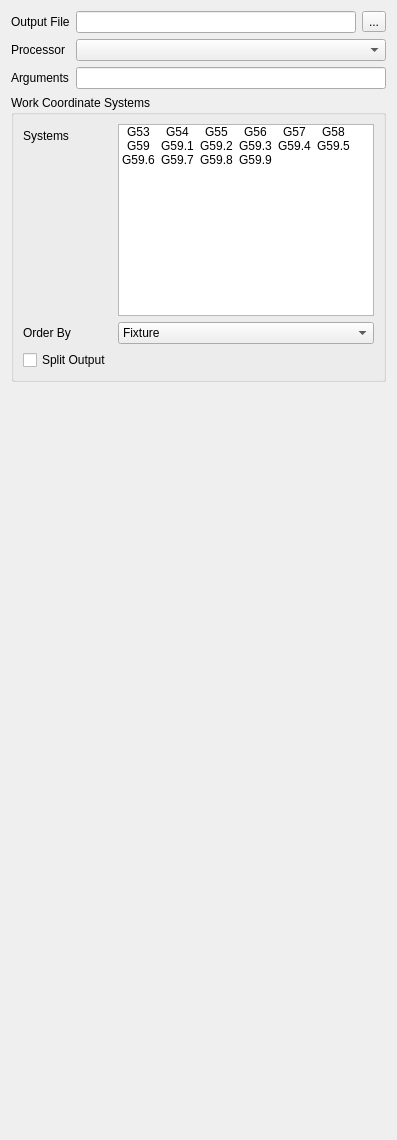
  <widget class="QWidget" name="tabOutput">
   <attribute name="title">
    <string>Output</string>
   </attribute>
   <layout class="QGridLayout" name="gridLayout">
    <item row="0" column="0">
     <widget class="QLabel" name="label_9">
      <property name="text">
       <string>Output File</string>
      </property>
     </widget>
    </item>
    <item row="0" column="1">
     <widget class="QLineEdit" name="postProcessorOutputFile">
      <property name="toolTip">
       <string>&lt;html&gt;&lt;head/&gt;&lt;body&gt;&lt;p&gt;Enter a path and optionally file name (see below) to be used as the default for the post processor export.&lt;/p&gt;&lt;p&gt;The following substitutions are performed before the name is resolved at the time of the post processing:&lt;/p&gt;&lt;p&gt;%D ... directory of the active document&lt;br/&gt;%d ... name of the active document (with extension)&lt;br/&gt;%M ... user macro directory&lt;br/&gt;%j ... name of the active Job object&lt;/p&gt;&lt;p&gt;The following example store all files with the same name as the document the directory /home/freecad (please remove quotes):&lt;/p&gt;&lt;p&gt;&amp;quot;/home/cnc/%d.g-code&amp;quot;&lt;/p&gt;&lt;p&gt;See the file save policy below on how to deal with name conflicts.&lt;/p&gt;&lt;/body&gt;&lt;/html&gt;</string>
      </property>
     </widget>
    </item>
    <item row="2" column="1" colspan="2">
     <widget class="QLineEdit" name="postProcessorArguments">
      <property name="toolTip">
       <string>&lt;html&gt;&lt;head/&gt;&lt;body&gt;&lt;p&gt;Optional arguments passed to the Post Processor. The arguments are specific for each Post Processor, please see it's documentation for details.&lt;/p&gt;&lt;/body&gt;&lt;/html&gt;</string>
      </property>
     </widget>
    </item>
    <item row="5" column="0">
     <spacer name="verticalSpacer">
      <property name="orientation">
       <enum>Qt::Vertical</enum>
      </property>
      <property name="sizeHint" stdset="0">
       <size>
        <width>20</width>
        <height>747</height>
       </size>
      </property>
     </spacer>
    </item>
    <item row="0" column="2">
     <widget class="QToolButton" name="postProcessorSetOutputFile">
      <property name="text">
       <string>...</string>
      </property>
     </widget>
    </item>
    <item row="1" column="0">
     <widget class="QLabel" name="label_10">
      <property name="text">
       <string>Processor</string>
      </property>
     </widget>
    </item>
    <item row="1" column="1" colspan="2">
     <widget class="QComboBox" name="postProcessor"/>
    </item>
    <item row="2" column="0">
     <widget class="QLabel" name="label_11">
      <property name="text">
       <string>Arguments</string>
      </property>
     </widget>
    </item>
    <item row="4" column="0" colspan="3">
     <widget class="QGroupBox" name="groupBox_7">
      <property name="sizePolicy">
       <sizepolicy hsizetype="Preferred" vsizetype="Expanding">
        <horstretch>0</horstretch>
        <verstretch>0</verstretch>
       </sizepolicy>
      </property>
      <property name="title">
       <string>Work Coordinate Systems</string>
      </property>
      <layout class="QFormLayout" name="formLayout_4">
       <item row="2" column="1">
        <widget class="QComboBox" name="orderBy">
         <property name="toolTip">
          <string>&lt;html&gt;&lt;head/&gt;&lt;body&gt;&lt;p&gt;Ordering by Fixture, will cause all operations to be performed in the first coordinate system before switching to the second. Then all operations will be performed there in the same order.&lt;/p&gt;&lt;p&gt;This is useful if the operator can safely load work into one coordinate system while the machine is doing work in another.&lt;/p&gt;&lt;p&gt;Ordering by Tool, will minimize the Tool Changes. A tool change will be done, then all operations in all coordinate systems before changing tools.&lt;/p&gt;&lt;p&gt;Ordering by operation will do each operation in all coordinate systems before moving to the next operation. This is especially useful in conjunction with the 'split output' even with only a single work coordinate system since it will put each operation into a separate file&lt;/p&gt;&lt;/body&gt;&lt;/html&gt;</string>
         </property>
         <item>
          <property name="text">
           <string>Fixture</string>
          </property>
         </item>
         <item>
          <property name="text">
           <string>Tool</string>
          </property>
         </item>
         <item>
          <property name="text">
           <string>Operation</string>
          </property>
         </item>
        </widget>
       </item>
       <item row="0" column="0">
        <widget class="QLabel" name="label">
         <property name="text">
          <string>Systems</string>
         </property>
        </widget>
       </item>
       <item row="2" column="0">
        <widget class="QLabel" name="label_2">
         <property name="text">
          <string>Order By</string>
         </property>
        </widget>
       </item>
       <item row="0" column="1">
        <widget class="QListWidget" name="wcslist">
         <property name="sizePolicy">
          <sizepolicy hsizetype="Expanding" vsizetype="Preferred">
           <horstretch>0</horstretch>
           <verstretch>0</verstretch>
          </sizepolicy>
         </property>
         <property name="minimumSize">
          <size>
           <width>0</width>
           <height>0</height>
          </size>
         </property>
         <property name="toolTip">
          <string>&lt;html&gt;&lt;head/&gt;&lt;body&gt;&lt;p&gt;&lt;span style=&quot; font-style:italic;&quot;&gt;Work Coordinate Systems&lt;/span&gt; also called &lt;span style=&quot; font-style:italic;&quot;&gt;Work Offsets&lt;/span&gt;, &lt;span style=&quot; font-style:italic;&quot;&gt;Fixture Offsets&lt;/span&gt;, or &lt;span style=&quot; font-style:italic;&quot;&gt;Fixtures &lt;/span&gt;are useful for building efficient production jobs where the same part is done many times on the machine.&lt;/p&gt;&lt;p&gt;FreeCAD has no knowledge of where a particular coordinate system exists within the machine coordinate system so adding additional coordinate systems to your job will have no visual change within your job. It will, however, change your gcode output. The exact way in which the output is affected is controlled by the 'order by' setting.&lt;/p&gt;&lt;/body&gt;&lt;/html&gt;</string>
         </property>
         <property name="resizeMode">
          <enum>QListView::Adjust</enum>
         </property>
         <property name="spacing">
          <number>0</number>
         </property>
         <property name="viewMode">
          <enum>QListView::IconMode</enum>
         </property>
         <property name="modelColumn">
          <number>0</number>
         </property>
         <property name="uniformItemSizes">
          <bool>true</bool>
         </property>
         <item>
          <property name="text">
           <string>G53</string>
          </property>
          <property name="checkState">
           <enum>Unchecked</enum>
          </property>
         </item>
         <item>
          <property name="text">
           <string>G54</string>
          </property>
          <property name="checkState">
           <enum>Unchecked</enum>
          </property>
         </item>
         <item>
          <property name="text">
           <string>G55</string>
          </property>
          <property name="checkState">
           <enum>Unchecked</enum>
          </property>
         </item>
         <item>
          <property name="text">
           <string>G56</string>
          </property>
          <property name="checkState">
           <enum>Unchecked</enum>
          </property>
         </item>
         <item>
          <property name="text">
           <string>G57</string>
          </property>
          <property name="checkState">
           <enum>Unchecked</enum>
          </property>
         </item>
         <item>
          <property name="text">
           <string>G58</string>
          </property>
          <property name="checkState">
           <enum>Unchecked</enum>
          </property>
         </item>
         <item>
          <property name="text">
           <string>G59</string>
          </property>
          <property name="checkState">
           <enum>Unchecked</enum>
          </property>
         </item>
         <item>
          <property name="text">
           <string>G59.1</string>
          </property>
          <property name="checkState">
           <enum>Unchecked</enum>
          </property>
         </item>
         <item>
          <property name="text">
           <string>G59.2</string>
          </property>
          <property name="checkState">
           <enum>Unchecked</enum>
          </property>
         </item>
         <item>
          <property name="text">
           <string>G59.3</string>
          </property>
          <property name="checkState">
           <enum>Unchecked</enum>
          </property>
         </item>
         <item>
          <property name="text">
           <string>G59.4</string>
          </property>
          <property name="checkState">
           <enum>Unchecked</enum>
          </property>
         </item>
         <item>
          <property name="text">
           <string>G59.5</string>
          </property>
          <property name="checkState">
           <enum>Unchecked</enum>
          </property>
         </item>
         <item>
          <property name="text">
           <string>G59.6</string>
          </property>
          <property name="checkState">
           <enum>Unchecked</enum>
          </property>
         </item>
         <item>
          <property name="text">
           <string>G59.7</string>
          </property>
          <property name="checkState">
           <enum>Unchecked</enum>
          </property>
         </item>
         <item>
          <property name="text">
           <string>G59.8</string>
          </property>
          <property name="checkState">
           <enum>Unchecked</enum>
          </property>
         </item>
         <item>
          <property name="text">
           <string>G59.9</string>
          </property>
          <property name="checkState">
           <enum>Unchecked</enum>
          </property>
         </item>
        </widget>
       </item>
       <item row="3" column="0">
        <widget class="QCheckBox" name="splitOutput">
         <property name="toolTip">
          <string>&lt;html&gt;&lt;head/&gt;&lt;body&gt;&lt;p&gt;If multiple coordinate systems are in use, setting this to TRUE will cause the gcode to be written to multiple output files as controlled by the 'order by' property.  For example, if ordering by Fixture, the first output file will be for the first fixture and separate file for the second.&lt;/p&gt;&lt;p&gt;&lt;br/&gt;&lt;/p&gt;&lt;p&gt;&lt;br/&gt;&lt;/p&gt;&lt;/body&gt;&lt;/html&gt;</string>
         </property>
         <property name="whatsThis">
          <string>&lt;html&gt;&lt;head/&gt;&lt;body&gt;&lt;p&gt;If True, post-processing will create multiple output files based on the &lt;span style=&quot; font-style:italic;&quot;&gt;order by&lt;/span&gt; setting.&lt;/p&gt;&lt;p&gt;&lt;br/&gt;&lt;/p&gt;&lt;p&gt;For example, if &lt;span style=&quot; font-style:italic;&quot;&gt;order by&lt;/span&gt; is set to Tool, the first output file will contain the first tool change and all operations, in all coordinate systems, that can be done with that tool before the next tool change is called.&lt;/p&gt;&lt;p&gt;&lt;br/&gt;&lt;/p&gt;&lt;p&gt;If &lt;span style=&quot; font-style:italic;&quot;&gt;order by&lt;/span&gt; is set to &lt;span style=&quot; font-style:italic;&quot;&gt;operation&lt;/span&gt; and &lt;span style=&quot; font-style:italic;&quot;&gt;split output&lt;/span&gt; is true, each operation will be written to a separate file.&lt;/p&gt;&lt;/body&gt;&lt;/html&gt;</string>
         </property>
         <property name="text">
          <string>Split Output</string>
         </property>
        </widget>
       </item>
      </layout>
     </widget>
    </item>
   </layout>
  </widget>
